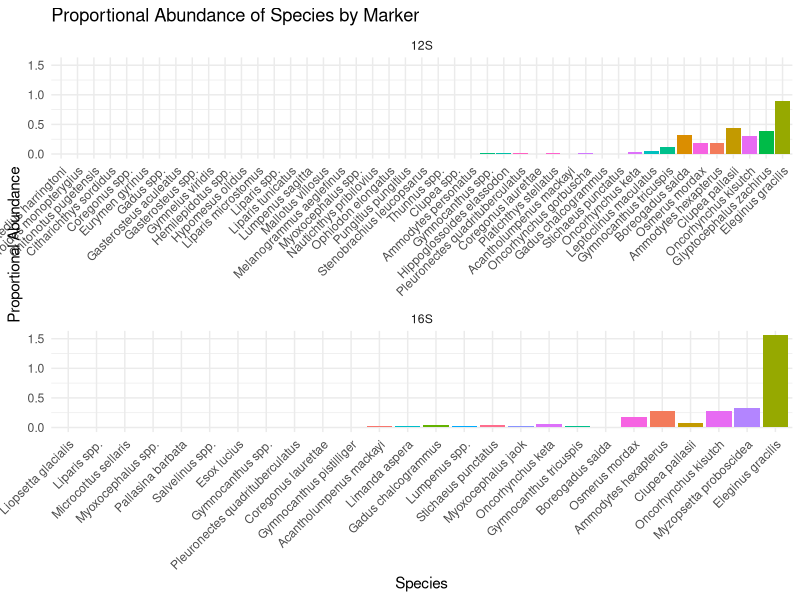
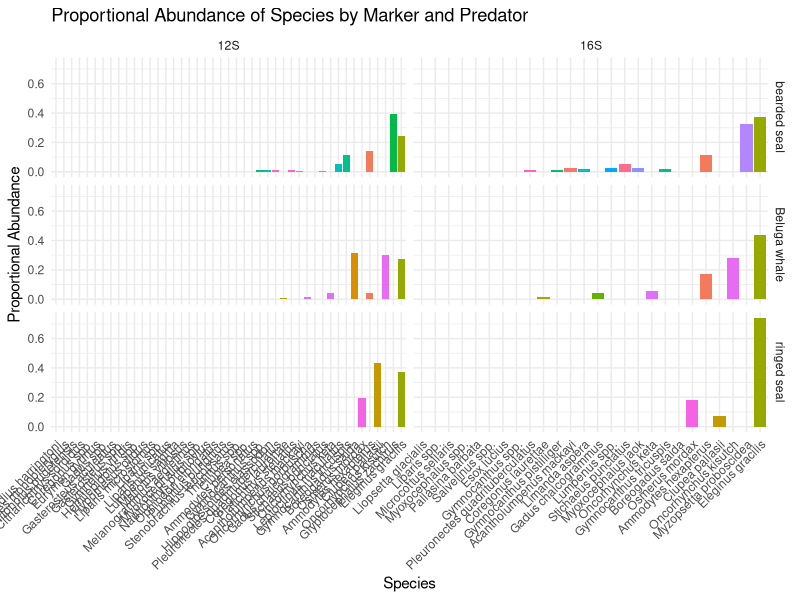

These charts were generated, in order, by the following R code: (Note: this script raises an error after producing the figures.)
# ------------------------------------------------------------------
# SPECIES BY ABUNDANCE TABLE
# ------------------------------------------------------------------
library(tidyverse)
library(dplyr)
library(openxlsx)
library(gridExtra)
library(RColorBrewer)

# Loads in data
combined_df <- read.csv("Deliverables/allrows-abundance.csv")

# Checks relativbe abundance is calculated correctly 
equal.one <- combined_df %>%
  group_by(Sample, Marker, Predator) %>%
  summarise(total_abundance = sum(Abundance))

# Creates a table with only desired columns
abundance_df <- combined_df %>%
  select(Abundance, Sample, Marker, Species.y, Predator)%>%
  drop_na()

abundance_by_marker <- abundance_df %>%
  group_by(Marker, Species.y, Predator) %>%
  summarise(species_abundance = sum(Abundance, na.rm = TRUE), .groups = "drop") %>%
  group_by(Marker, Predator) %>%
  mutate(total_abundance = sum(species_abundance),
         prop_abundance = species_abundance / total_abundance) %>%
  arrange(Marker, desc(prop_abundance))

# By marker
ggplot(abundance_by_marker, aes(x = reorder(Species.y, prop_abundance), y = prop_abundance, fill = Species.y)) +
  geom_bar(stat = "identity") +
  facet_wrap(~Marker, ncol = 1, scales = "free_x") +
  labs(title = "Proportional Abundance of Species by Marker",
       x = "Species",
       y = "Proportional Abundance") +
  theme_minimal() +
  theme(axis.text.x = element_text(angle = 45, hjust = 1), legend.position = "none")

# By marker and predator
ggplot(abundance_by_marker, aes(x = reorder(Species.y, prop_abundance), y = prop_abundance, fill = Species.y)) +
  geom_bar(stat = "identity") +
  facet_grid(Predator ~ Marker, scales = "free_x") +
  labs(title = "Proportional Abundance of Species by Marker and Predator",
       x = "Species",
       y = "Proportional Abundance") +
  theme_minimal() +
  theme(axis.text.x = element_text(angle = 45, hjust = 1), legend.position = "none")

# Total across markers; predator

# Split abundance_by_marker by Predator and Marker
split_data <- split(abundance_by_marker, list(abundance_by_marker$Predator, abundance_by_marker$Marker), drop = TRUE)

# Create a new workbook
wb <- createWorkbook()

# Add a sheet and write data for each Predator-Marker combination
for(name in names(split_data)) {
  # Clean sheet name by replacing "." with "_" or other characters to avoid Excel limitations
  sheet_name <- gsub("\\.", "_", name)
  
  # Select columns you want to export
  data_to_write <- split_data[[name]] %>%
    select(Marker, Species.y, prop_abundance, Predator)
  
  # Add worksheet named by predator_marker, truncating if needed for Excel sheet name length limits (max 31 chars)
  addWorksheet(wb, sheetName = substr(sheet_name, 1, 31))
  
  # Write data
  writeData(wb, sheet = substr(sheet_name, 1, 31), x = data_to_write)
}

# Save workbook
saveWorkbook(wb, "Deliverables/predator_marker_species_proportions.xlsx", overwrite = TRUE)

# ------------------------------------------------------------------
# SPECIES BY ABUNDANCE TABLE
# ------------------------------------------------------------------
# Reads in the sheets
file <- "Deliverables/predator_marker_species_proportions.xlsx"
wb_sheets <- getSheetNames(file)


# Extracts all unique species present in all dfs
all_species <- unique(unlist(lapply(list_of_dfs, function(df) df$Species)))

# Generates distinct colors for all species
palette_colors <- brewer.pal(min(length(all_species), 12), "Set3")  # use 12 max colors from Set3 palette as example
if(length(all_species) > length(palette_colors)) {
  # Expands colors if more species than palette colors
  palette_colors <- colorRampPalette(palette_colors)(length(all_species))
}
species_colors <- setNames(palette_colors, all_species)

# Applies manual color scale in plot loop
plots <- list()
for(sheet_name in names(list_of_dfs)) {
  df <- list_of_dfs[[sheet_name]]
  df_filtered <- df %>% filter(prop_abundance > 0)
  
  p <- ggplot(df_filtered, aes(x = reorder(Species, prop_abundance), y = prop_abundance, fill = Species)) +
    geom_bar(stat = "identity") +
    scale_fill_manual(values = species_colors) +  # consistent colors across all plots
    labs(title = paste(sheet_name),
         x = "",
         y = "Proportional Abundance") +
    theme_minimal() +
    theme(axis.text.x = element_text(angle = 45, hjust = 1), legend.position = "none")
  
  plots[[sheet_name]] <- p
}

grid.arrange(grobs = plots, ncol = 3)




# ------------------------------------------------------------------
# old code
# ------------------------------------------------------------------
# ### CREATE EXCEL
# # Filter and order data for each marker
# sheet_12s <- abundance_by_marker %>%
#   filter(Marker == "12S", Predator) %>%
#   arrange(desc(prop_abundance)) %>%
#   select(Marker, Species, prop_abundance, Predator)
# 
# sheet_16s <- abundance_by_marker %>%
#   filter(Marker == "16S") %>%
#   arrange(desc(prop_abundance)) %>%
#   select(Marker, Species, prop_abundance, Predator)
# 
# # Create workbook and add sheets
# wb <- createWorkbook()
# addWorksheet(wb, "12S")
# addWorksheet(wb, "16S")
# writeData(wb, "12S", sheet_12s)
# writeData(wb, "16S", sheet_16s)
# 
# getwd()
# # Save the workbook as .xlsx (multi-sheet Excel file)
# saveWorkbook(wb, "Deliverables/marker_species_proportions.xlsx", overwrite = TRUE)




# tries to deal with replicates 
## replicates are not a thing here --> need to address this


# Vectors of samples that have technical replicates:
## "?" means I haven't figured it out yet --> is it possible that 
## EB22PH005-S was mistyped and it actually EB23PH005-S???

# original <- c("WADE-003-080", "WADE-003-086", "WADE-003-082", "WADE-003-085", 
#               "WADE-003-075", "WADE-003-071", "WADE-003-077", "WADE-003-084", 
#               "WADE-003-081", "?", "WADE-003-115", "WADE-003-111", 
#               "WADE-003-128", "WADE-003-137", "WADE-003-143")
# # Vectors of samples that are technical replicates (in same order as original): 
# replicates <- c("WADE-003-093", "WADE-003-094", "WADE-003-095", "WADE-003-096", 
#                 "WADE-003-097", "WADE-003-098", "WADE-003-099", "WADE-003-100-C",
#                 "WADE-003-101-C", "WADE-003-122", "WADE-003-123", "WADE-003-124", 
#                 "WADE-003-145", "WADE-003-146", "WADE-003-147")
# 
# # Vectors of samples that have a cleaned and uncleaned version
# cleaned <- c("WADE-003-101-C", "WADE-003-101-C", "WADE-003-116-C", "WADE-003-117-C",
#              "WADE-003-118-C", "WADE-003-127-C")
# 
# uncleaned <- c("WADE-003-100-UC", "WADE-003-101-UC", "WADE-003-116-UC", "WADE-003-117-UC",
#                "WADE-003-118-UC","WADE-003-127-UC")

# # Creates replicate mapping for original and replicate samples
# rep_map <- setNames(original, replicates)
# 
# # Creates cleaned-uncleaned mapping (choose which represents the group)
# clean_map <- setNames(cleaned, uncleaned)
# 
# 
# # Combine all mappings into one named vector for convenience
# # CURRENTLY EXCLUDING "?"
# combined_map <- c(rep_map, clean_map)

# # FUNCTION: Maps samples in combined_map to sample group or keep original if no mapping exists
# ## (e.g. groups uncleaned and cleaned samples into the same group
# ## to later figure out how to deal with)
# map_sample_group <- function(sample) {
#   if (sample %in% names(combined_map)) {
#     combined_map[sample]
#   } else {
#     sample
#   }
# }
# 
# # Uses function on abundance_df (to group based on replication or not)
# abundance_df <- abundance_df %>%
#   rowwise() %>%
#   mutate(SampleGroup = map_sample_group(Sample)) %>%
#   ungroup()
# 
# # Renormalizes
# 
# # Sums abundances across replicates (SampleGroup + Marker + Species)
# abundance_summed <- abundance_df %>%
#   group_by(SampleGroup, Marker, Species) %>%
#   summarise(Total_Abundance = sum(Abundance, na.rm = TRUE)) %>%
#   ungroup()
# 
# # Re-normalizea abundances per SampleGroup and Marker
# abundance_normalized <- abundance_summed %>%
#   group_by(SampleGroup, Marker) %>%
#   mutate(Relative_Abundance = Total_Abundance / sum(Total_Abundance, na.rm = TRUE)) %>%
#   ungroup()
# 
# # Step 4: Check sums now
# check_sums <- abundance_normalized %>%
#   group_by(SampleGroup, Marker) %>%
#   summarise(total_abundance = sum(Relative_Abundance, na.rm = TRUE)) %>%
#   ungroup()
# 
# # LOST SPECIES ASSIGNMENT, WHICH IS THE POINT LOL!! FIGURE OUT HOW THAT 
# # GETS IN HERE
# 
